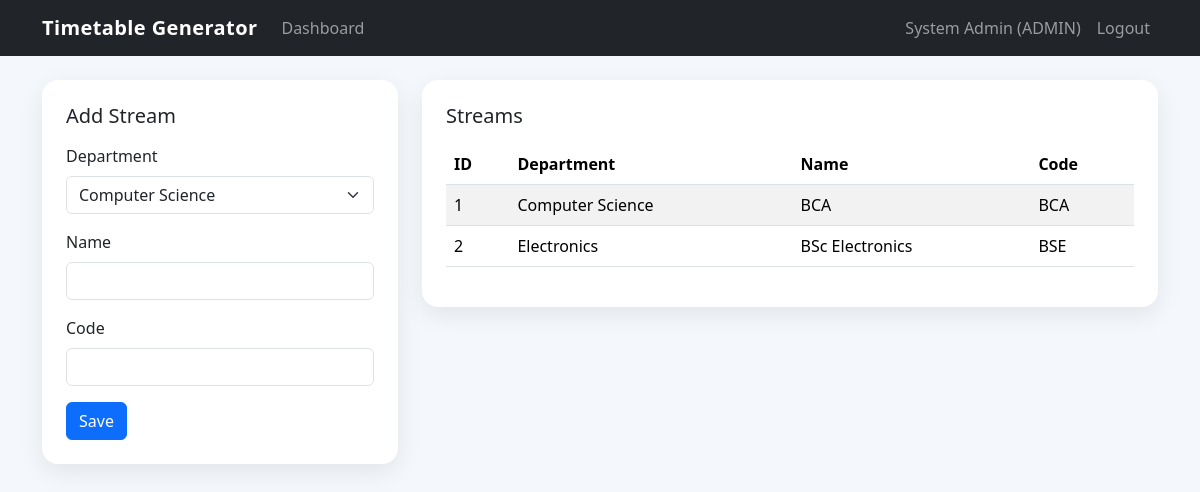
Page /admin/streams.php (signed in) on the committed database.
### tables this page shows
CREATE TABLE streams (
    id INT AUTO_INCREMENT PRIMARY KEY,
    department_id INT NOT NULL,
    name VARCHAR(100) NOT NULL,
    code VARCHAR(20) NOT NULL UNIQUE,
    CONSTRAINT fk_stream_department FOREIGN KEY (department_id) REFERENCES departments(id) ON DELETE CASCADE
);

CREATE TABLE departments (
    id INT AUTO_INCREMENT PRIMARY KEY,
    name VARCHAR(100) NOT NULL,
    code VARCHAR(20) NOT NULL UNIQUE
);

### config/database.php (called while the page is built, shortened)
<?php
function db(): PDO
{
    static $pdo = null;
    if ($pdo instanceof PDO) {
        return $pdo;
    }
    $dsn = 'mysql:host=' . DB_HOST . ';dbname=' . DB_NAME . ';charset=utf8mb4';
    $pdo = new PDO($dsn, DB_USER, DB_PASS, [
        PDO::ATTR_ERRMODE => PDO::ERRMODE_EXCEPTION,
        PDO::ATTR_DEFAULT_FETCH_MODE => PDO::FETCH_ASSOC,
    ]);
    return $pdo;
}

### includes/functions.php (called while the page is built, shortened)
<?php
require_once __DIR__ . '/../config/database.php';
function e(?string $value): string
{
    return htmlspecialchars((string) $value, ENT_QUOTES, 'UTF-8');
}
function fetch_all(string $sql, array $params = []): array
{
    $stmt = db()->prepare($sql);
    $stmt->execute($params);
    return $stmt->fetchAll();
}
function get_departments(): array
{
    return fetch_all('SELECT id, name, code FROM departments ORDER BY name');
}
function get_streams(): array
{
    return fetch_all('SELECT s.*, d.name AS department_name FROM streams s JOIN departments d ON d.id = s.department_id ORDER BY s.name');
}

### admin/streams.php (the view, shortened to what this page needs)
<?php
$departments = get_departments();
$rows = get_streams();
require_once __DIR__ . '/../includes/header.php';
?>
<div class="row g-4">
    <div class="col-lg-4">
        <div class="card p-4">
            <h1 class="h5 mb-3">Add Stream</h1>
            <form method="post">
                <div class="mb-3">
                    <label class="form-label">Department</label>
                    <select name="department_id" class="form-select" required>
                        <?php foreach ($departments as $department): ?><option value="<?= e((string) $department['id']); ?>"><?= e($department['name']); ?></option><?php endforeach; ?>
                    </select>
                </div>
                <div class="mb-3"><label class="form-label">Name</label><input name="name" class="form-control" required></div>
                <div class="mb-3"><label class="form-label">Code</label><input name="code" class="form-control" required></div>
                <button class="btn btn-primary">Save</button>
            </form>
        </div>
    </div>
    <div class="col-lg-8">
        <div class="card p-4">
            <h2 class="h5 mb-3">Streams</h2>
            <div class="table-responsive">
                <table class="table table-striped">
                    <thead><tr><th>ID</th><th>Department</th><th>Name</th><th>Code</th></tr></thead>
                    <tbody><?php foreach ($rows as $row): ?><tr><td><?= e((string) $row['id']); ?></td><td><?= e($row['department_name']); ?></td><td><?= e($row['name']); ?></td><td><?= e($row['code']); ?></td></tr><?php endforeach; ?></tbody>
                </table>
            </div>
        </div>
    </div>
</div>
<?php require_once __DIR__ . '/../includes/footer.php'; ?>

### assets/css/style.css (style rules this page uses)
body { background: #f4f7fb; color: #1c2434; }
.card { border: 0; border-radius: 1rem; box-shadow: 0 0.5rem 1.5rem rgba(15, 23, 42, 0.08); }
.table thead th { white-space: nowrap; }

### rows in the picture
streams: id "1", department.name "Computer Science", name "BCA", code "BCA"
streams: id "2", department.name "Electronics", name "BSc Electronics", code "BSE"

### other values in the picture
$user['name'] "System Admin"
$user['role'] "ADMIN"
form field department_id "Computer Science"
